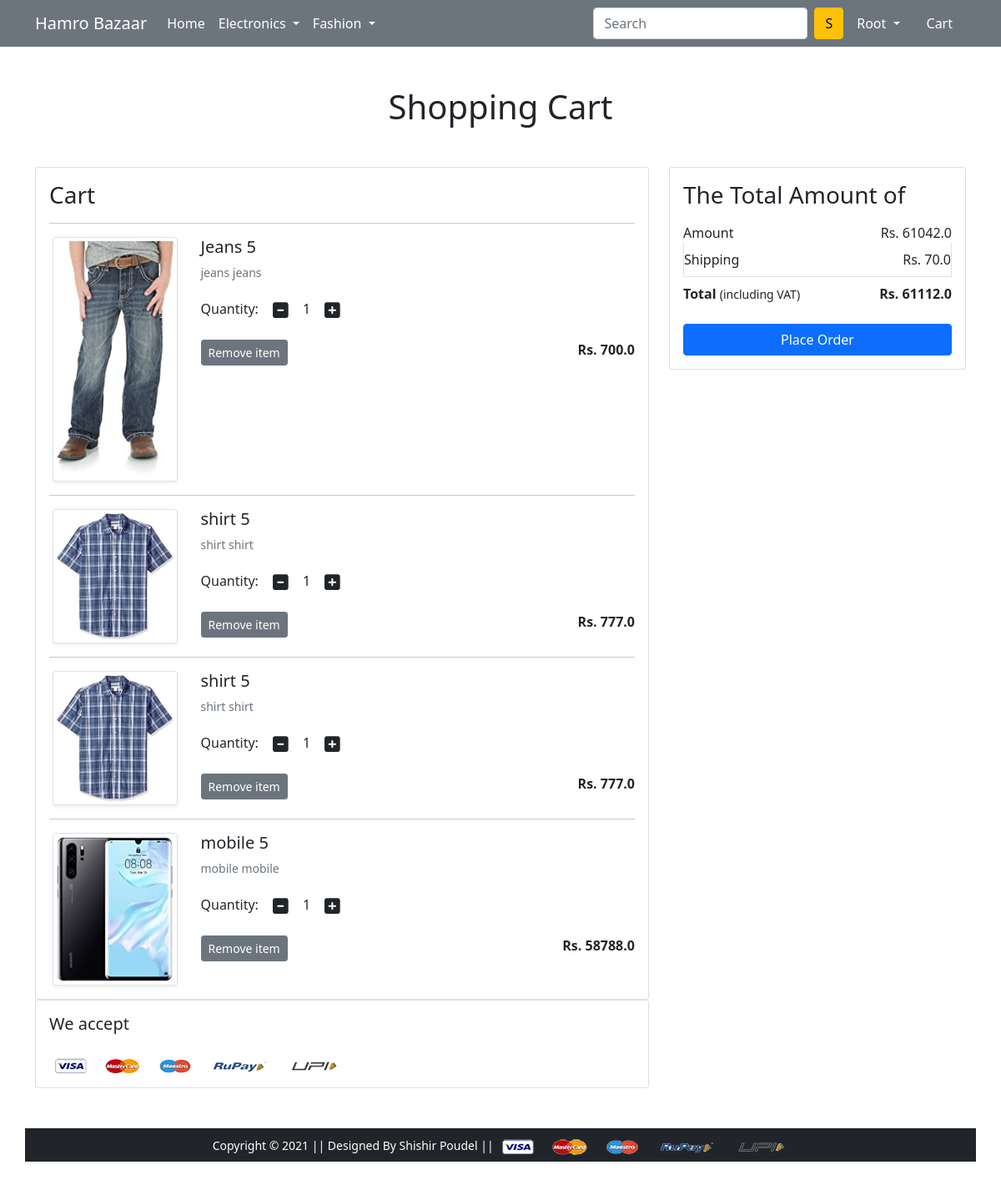
The app's page /cart/ (signed in) with its own data.
### app/models.py (models this page shows, shortened)
class Cart(models.Model):
    user = models.ForeignKey(User,on_delete=models.CASCADE)
    product = models.ForeignKey(Product,on_delete=models.CASCADE)
    quantity = models.PositiveIntegerField(default=1)

class Product(models.Model):
    title=models.CharField(max_length=100)
    selling_price=models.FloatField()
    discounted_price = models.FloatField()
    description = models.TextField()
    brand = models.CharField(max_length=100)
    category=models.CharField(choices=CATEGORY_CHOICES,max_length=2)
    product_image=models.ImageField(upload_to='productimg')

### app/views.py (the view)
# urls.py: path('cart/', views.show_cart, name='showcart'),
@login_required
def show_cart(request):
    if request.user.is_authenticated:
        user = request.user
        cart = Cart.objects.filter(user=user)
        amount = 0.00
        shipping_amount= 70.0
        totalamount = 0.0
        cartproduct = [p for p in Cart.objects.all() if p.user == request.user]
        if cartproduct:
            for p in cartproduct:
                tempamount = (p.quantity*p.product.discounted_price)
                amount+=tempamount
                totalamount=amount+shipping_amount
            return render(request, 'app/addtocart.html',{'carts':cart,'totalamount':totalamount,'amount':amount})
        else:
            return render(request,'app/emptycart.html')

### app/templates/app/addtocart.html (shortened to what this page needs)
{% extends 'app/base.html' %}
{% load static %}
{% block main-content %}
<div class="container my-5">
  <div class="row">
    <h1 class="text-center mb-5">Shopping Cart</h1>
    <div class="col-sm-8">
      <div class="card">
        <div class="card-body">
          <h3>Cart</h3>
          {% for cart in carts %}
          <hr>
          <div class="row">
            <div class="col-sm-3 text-center align-self-center"><img src="{{cart.product.product_image.url}}" alt=""
                srcset="" class="img-fluid img-thumbnail shadow-sm" height="150" width="150"> </div>
            <div class="col-sm-9">
              <div>
                <h5>{{cart.product.title}}</h5>
                <p class="mb-2 text-muted small">{{cart.product.description}}</p>
                <div class="my-3">
                  <label for="quantity">Quantity:</label>
                  <a class="minus-cart btn" pid="{{cart.product.id}}"><i class="fas fa-minus-square fa-lg"></i></a>
                  <span id="quantity">{{cart.quantity}}</span>
                  <a class="plus-cart btn" pid="{{cart.product.id}}"><i class="fas fa-plus-square fa-lg"></i></a>
                </div>
                <div class="d-flex justify-content-between">
                  <a class="remove-cart btn btn-sm btn-secondary mr-3" pid="{{cart.product.id}}">Remove item </a>
                  <p class="mb-0"><span><strong>Rs. {{cart.product.discounted_price}}</strong></span></p>
                </div>
              </div>
            </div>
          </div>
          {% endfor %}
        </div>
      </div>
    </div>
          <div class="col-sm-4">
            <div class="card">
              <div class="card-body">
                <h3>The Total Amount of</h3>
                <ul class="list-group">
                  <li class="list-group-item d-flex justify-content-between align-items-center border-0 px-0 pb-0">
                    Amount<span>Rs. <span id="amount">{{amount}}</span></span></li>
                  <li class="list-group-item d-flex justify-content-between align-items-center px-0">Shipping<span>Rs.
                      70.0</span></li>
                  <li class="list-group-item d-flex justify-content-between align-items-center border-0 px-0 mb-3">
                    <div>
                      <strong>Total</strong> <small>(including VAT)</small>
                    </div>
                    <span><strong>Rs. <strong id="totalamount">{{totalamount}}</strong></strong></span>
                  </li>
                </ul>
                <div class="d-grid"><a href="{% url 'checkout' %}" class="btn btn-primary">Place Order</a></div>
              </div>
            </div>
          </div>
      <div class="container">
        <div class="row">
          <div class="col-sm-8">
            <div class="card">
              <div class="card-body">
                <h5 class="mb-4">We accept</h5>
                <img src="{% static 'app/images/payment.png' %}" alt="" class="img-fluid">
              </div>
            </div>
          </div>
        </div>
      </div>
      {% endblock main-content %}

### app/templates/app/base.html (shortened to what this page needs)
<!doctype html>
{% load static %}
<html lang="en">
  <head>
    <link href="https://cdn.jsdelivr.net/npm/bootstrap@5.0.0-beta1/dist/css/bootstrap.min.css" rel="stylesheet">
    <link rel="stylesheet" href="{% static 'app/css/owl.carousel.min.css' %}">
    <link rel="stylesheet" href="{% static 'app/css/all.min.css' %}">
    <link rel="stylesheet" href="{% static 'app/css/style.css' %}">
  </head>
  <body>
    <nav class="navbar navbar-expand-lg navbar-dark bg-secondary">
     <div class="container">
       <a class="navbar-brand" href="/">Hamro Bazaar</a>
       <div class="collapse navbar-collapse" id="navbarSupportedContent">
         <ul class="navbar-nav me-auto mb-2 mb-lg-0">
           <li class="nav-item">
             <a class="nav-link active" aria-current="page" href="/">Home</a>
           </li>
           <li class="nav-item dropdown">
             <a class="nav-link dropdown-toggle text-white" href="#" id="electronicsDropdown" role="button" data-bs-toggle="dropdown" aria-expanded="false">
               Electronics
             </a>
           </li>
           <li class="nav-item dropdown">
             <a class="nav-link dropdown-toggle text-white" href="#" id="fashionDropdown" role="button" data-bs-toggle="dropdown" aria-expanded="false">
               Fashion
             </a>
           </li>
         </ul>
         <form class="d-flex">
           <input class="form-control me-2" type="search" placeholder="Search" aria-label="Search">
           <button class="btn btn-warning" type="submit">S</button>
         </form>
         <div>
          <ul class="navbar-nav me-auto mb-2 mb-lg-0">
            {% if request.user.is_authenticated %}
           <li class="nav-item dropdown mx-2">
              <a class="nav-link dropdown-toggle text-white" href="#" id="profileDropdown" role="button" data-bs-toggle="dropdown" aria-expanded="false">
                {{request.user.username | capfirst}}
              </a>
            </li>
            <li class="nav-item mx-2">
             <a href="{% url 'showcart' %}" class="nav-link text-white"> Cart </a>
            </li>
            {% endif %}
          </ul>
         </div>
       </div>
     </div>
    </nav>
    {% block main-content %} {% endblock main-content %}
    <footer class="container-fluid bg-dark  text-center p-2 mt-5">
        <small class="text-white">Copyright &copy; 2021 || Designed By Shishir Poudel || </small>
        <img src="{% static 'app/images/payment.png' %}" alt="" srcset="" class="img-fluid" height="2px">
    </footer>
  </body>
</html>

### records on screen
Cart: product.product_image (picture), product "Jeans 5", product.description "jeans jeans", quantity "1", product.discounted_price "700.0"
Cart: product.product_image (picture), product "shirt 5", product.description "shirt shirt", quantity "1", product.discounted_price "777.0"
Cart: product.product_image (picture), product "shirt 5", product.description "shirt shirt", quantity "1", product.discounted_price "777.0"
Cart: product.product_image (picture), product "mobile 5", product.description "mobile mobile", quantity "1", product.discounted_price "58788.0"

### other values on screen
{{ request.user.username | capfirst }} "Root"
{{ amount }} "61042.0"
{{ totalamount }} "61112.0"
